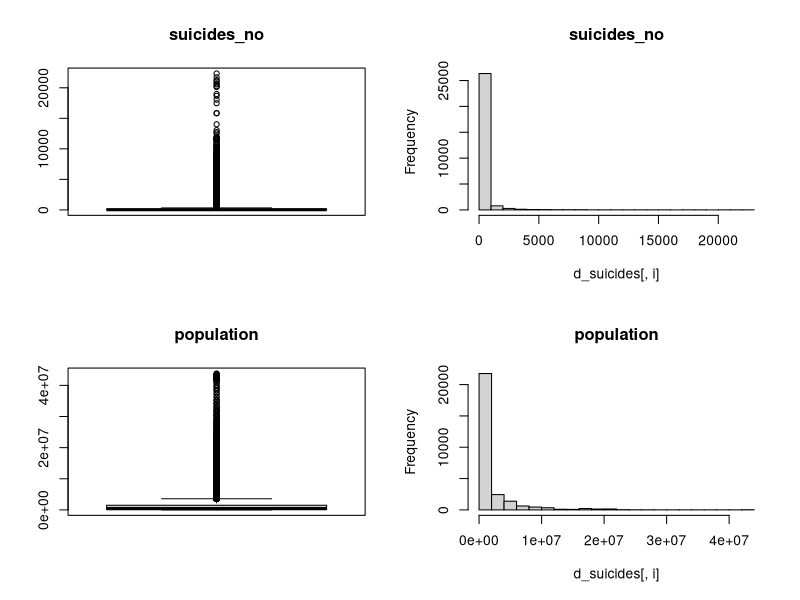
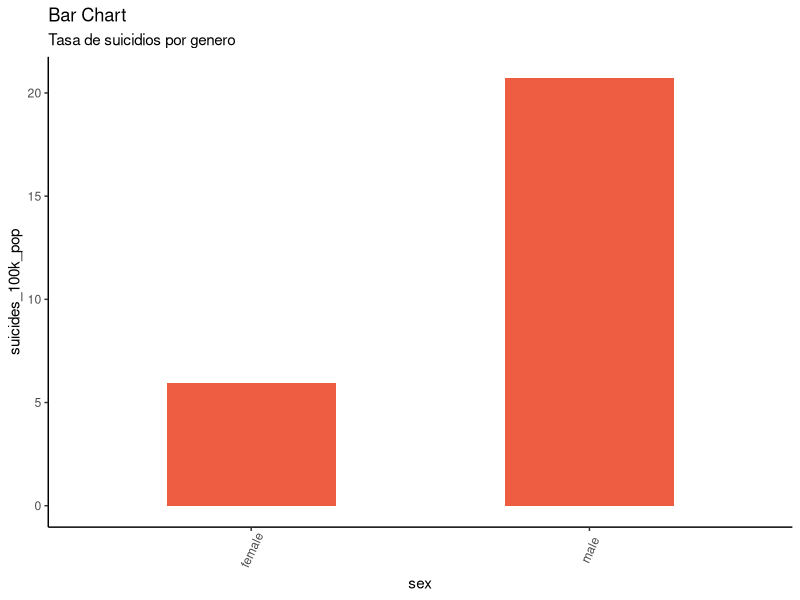
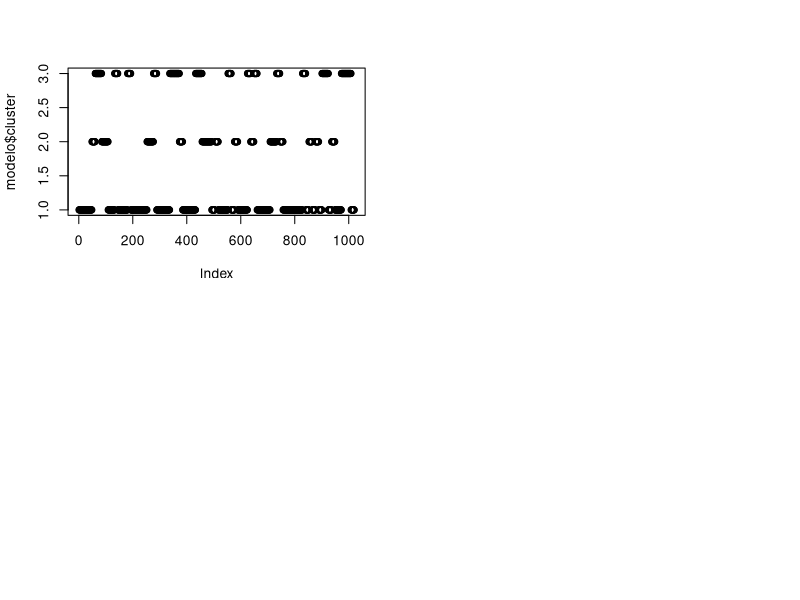
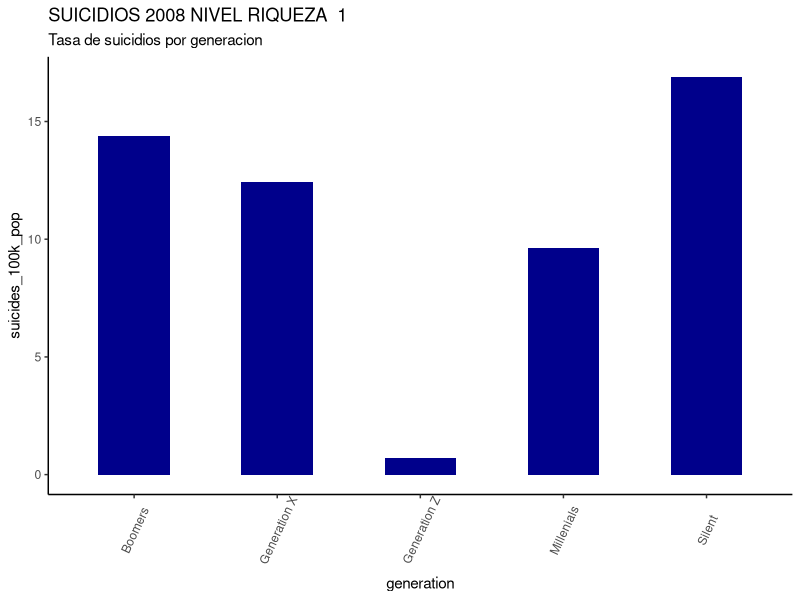

Generate these figures, in order, with R: (Note: this script raises an error after producing the figures.)
# Tipología y ciclo de vida de los datos - Práctica 2
# Autores: Gabriel Paladines y Jaime Pardo
# Dataset: https://www.kaggle.com/rushirdx/suicide-rates-from-1986-to-2016/data
library(dplyr)
library(knitr)
library(ggplot2)
library(stats)

# 1 DESCRIPCIÓN DEL DATASET
# ¿Por qué es importante y qué pregunta/problema pretende responder?
# Este dataset contiene diversos parámetros con los que se puede establecer correlación/causalidad con el suicidio. 
# Pretende responder a preguntar del tipo: ¿el suicidio afecta más a los hombres o a las mujeres? 
# ¿tiene más impacto entre personas de una determinada edad o generación?
# ¿cómo influye el nuvel de riqueza del país en el que viven?

# Lectura de datos
data <- read.csv("suicide.csv", header = TRUE, sep = ",", quote="\"", dec=".",fill = TRUE)
dim(data) 
# Tenemos 27820 observaciones y un total de 12 variables. Entre otras:
# La variable sex tiene dos clases: female y male, ambas con la misma cantidad de registros.
# La variable age tiene 6 clases, todas ellas con la misma cantidad de registros.
# La variable generation tiene 6 clases con diferente cantidad de registros.
summary(data)
# Tipos de datos
str(data)
res <- sapply(data,class)
kable(data.frame(variables=names(res),clase=as.vector(res)))


# 2 INTEGRACIÓN Y SELECCIÓN DE LOS DATOS DE INTERÉS A ANALIZAR

# Eliminar columnas
# HDI.for.year tiene demasiados vacíos y country.year es un campo derivado
d_suicides <- select(data, -HDI.for.year, -country.year)
str(d_suicides)


# 3 LIMPIEZA DE LOS DATOS

# 3.1 ¿Los datos contienen ceros o elementos vacíos? ¿Cómo gestionarías cada uno de estos casos?
# Suicides y Suicides/100kpop tienen ceros, pero son valores correctos y no requieren una gestión especial
# HDI.for.year contiene un 70% de vacíos. Es difícil completar con valores fiables, por ello se decide descartarlo.
colSums(is.na(d_suicides))
colSums(d_suicides=="")
colSums(d_suicides=="0")

# 3.2 Identificación y tratamiento de valores extremos

# Análisis mediante diagramas de cajas e histogramas
par(mfrow=c(2,2))
cols <- c("suicides_no","population")
for(i in cols) {
  if (is.integer(d_suicides[,i])){
    boxplot(d_suicides[,i], main = i, width = 100)
    hist(d_suicides[,i], main = i)
  }
}

# Por la naturaleza de las variables population y suicides, no siguen una distribución normal.

par(mfrow=c(2,2))
cols <- c("sex","age","generation")
for (i in cols){
  if (is.factor(d_suicides[,i])){
    counts <- table(d_suicides[,i])
    barplot(counts,main=paste("Distribution of ", i), 
            xlab=i)
  }
}


# 4 ANÁLISIS DE LOS DATOS

# 4.1 Selección de los grupos de datos que se quieren analizar/comparar

# CASO 1: ¿Es mayor la tasa de suicidios en hombres que en mujeres (en función del porcentaje de población)?
# Seleccionamos atributos: sex, suicides_no, population.
# Calculamos la tasa de suicidios por sexo.
# Representamos gráficamente una comparativa entre la tasa de suicidios de hombres y mujeres.

df  <- d_suicides %>% select(sex, suicides_no, population)
df[2:3] <- lapply(df[2:3], as.numeric)
report <- df %>%
  group_by(sex) %>%
  summarise_all(funs(sum)) %>%
  mutate(suicides_100k_pop = suicides_no / population * 100000)
report
theme_set(theme_classic())
g <- ggplot(report, aes(sex,suicides_100k_pop))
g + geom_bar(stat="identity", width = 0.5, fill="tomato2") + 
  labs(title="Bar Chart", 
       subtitle="Tasa de suicidios por genero") +
  theme(axis.text.x = element_text(angle=65, vjust=0.6))

# Alternativa de cálculo:

d_suicides_male <- filter(d_suicides, sex=='male')
d_suicides_female <- filter(d_suicides, sex=='female')

total_suicides_male = colSums (select (d_suicides_male, contains ("suicides_no")))
total_suicides_female = colSums (select (d_suicides_female, contains ("suicides_no")))

total_pop_male = colSums (select (d_suicides_male, contains ("population")))
total_pop_female = colSums (select (d_suicides_female, contains ("population")))

# Tasa suicidios hombres y mujeres respectivamente:

rate_male = total_suicides_male*100000 / total_pop_male
rate_female = total_suicides_female*100000 / total_pop_female
rate_male
rate_female

# Porcentaje suicidios hombres y mujeres respectivamente:

percent_male = rate_male / (rate_male + rate_female)
percent_female = rate_female / (rate_male + rate_female)
percent_male
percent_female

# Conclusión: la tasa de suicidios en hombres es mayor que en mujeres, más del triple (20.7 vs. 5.94).
# En total representan el 77,7% de los suicidios.


# CASO 2: ¿Qué generación tiene mayor tasa de suicidios según el nivel de riqueza de su país en 2008 (crisis económica mundial?
# Clasificamos los países según el producto interior bruto (gdp_per_capita) para el 2008.
# Calculamos la tasa de suicidios por generación / nivel de riqueza.
# Comparamos por generación y tasa de suicidios para el año 2008.

# Empezamos clasificando los países en 3 niveles de riqueza, mediante el algoritmo k-means.
# Se genera la columna nivel_riqueza (1=Segundo mundo; 2=Tercer; 3=Primer)

# Atributos: suicides_no, population, generation, gdp_per_capita...., country, year

suicides_2008 <- filter(d_suicides, year=='2008')

modelo <- kmeans(suicides_2008$gdp_per_capita...., centers = 3)
modelo
modelo$cluster
plot(modelo$cluster)

suicides_2008$nivel_riqueza <- modelo$cluster
suicides_2008
par(mfrow=c(2,2))
suicides_2008_riqueza <- filter(suicides_2008, nivel_riqueza==1)
df  <- suicides_2008_riqueza %>% select(generation, suicides_no, population)
df[2:3] <- lapply(df[2:3], as.numeric)
report <- df %>%
  group_by(generation) %>%
  summarise_all(funs(sum)) %>%
  mutate(suicides_100k_pop = suicides_no / population * 100000)

report

g <- ggplot(report, aes(generation,suicides_100k_pop))
g + geom_bar(stat="identity", width = 0.5, fill='darkblue') + 
  labs(title=paste("SUICIDIOS 2008 NIVEL RIQUEZA ", 1) , 
       subtitle="Tasa de suicidios por generacion") +
  theme(axis.text.x = element_text(angle=65, vjust=0.6))

#¿Cómo ha evolucionado la tasa de suicidios desde el 1985 en España? 

# - Atributos: suicides_no, population, year, country=Spain,  
# -	Columna que sume el número por cada año (actualmente por cada anio existen 12 registros, 2 sex x 6 age).
#-	Columna que sume la población por cada año.
#-	Calcular la tasa de suicidios por cada año.
#-	Graficar para identificar de picos o valores altos.




### Suicidios en España

suicides_spain <- select(data, ï..country, year, suicides_no, population)
suicides_spain <- filter(d_suicides, ï..country=='Spain')
df  <- suicides_spain %>% select(year, suicides_no, population)
df[2:3] <- lapply(df[2:3], as.numeric)
report <- df %>%
  group_by(year) %>%
  summarise_all(funs(sum)) %>%
  mutate(suicides_100k_pop = suicides_no / population * 100000)
report

theme_set(theme_classic())
g <- ggplot(report, aes(year,suicides_100k_pop))
g + geom_line(stat="identity", color="green") + 
  labs(title="Bar Chart", 
       subtitle="Tasa de suicidios por genero") +
  theme(axis.text.x = element_text(angle=65, vjust=0.6))

# 4.2 Comprobación de la normalidad y homogeneidad de la varianza

# Análisis de normalidad

par(mfrow=c(2,2))
cols <- c("suicides_no", "population")
for (i in cols){
  qqnorm(d_suicides[,i],main = paste("Normal Q-Q Plot for ", i))
  qqline(d_suicides[,i],col="red")
  hist(d_suicides[,i], 
       main=paste("Histogram for ", i), 
       xlab=i, freq = FALSE)
}
# Se concluye que no son variables normales.
# Análisis de homogeneidad de la varianza: no aplica.

# 4.3 Aplicación de pruebas estadisticas para comparar los grupos de datos


# 5 REPRESENTACIÓN DE LOS RESULTADOS A PARTIR DE TABLAS Y GRÁFICAS


# 6 RESOLUCIÓN DEL PROBLEMA
# A partir de los resultados obtenidos, ¿cuáles son las conclusiones? ¿los resultados permiten responder al problema?


# 7 CÓDIGO

#  Se adjunta el código 


